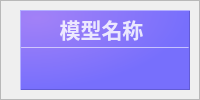
                <widget class="QFrame" name="frame_9">
                 <property name="frameShape">
                  <enum>QFrame::StyledPanel</enum>
                 </property>
                 <property name="frameShadow">
                  <enum>QFrame::Raised</enum>
                 </property>
                 <layout class="QHBoxLayout" name="horizontalLayout_25">
                  <property name="spacing">
                   <number>6</number>
                  </property>
                  <property name="leftMargin">
                   <number>0</number>
                  </property>
                  <property name="topMargin">
                   <number>9</number>
                  </property>
                  <property name="rightMargin">
                   <number>9</number>
                  </property>
                  <property name="bottomMargin">
                   <number>9</number>
                  </property>
                  <item>
                   <widget class="QLabel" name="modelLabel">
                    <property name="maximumSize">
                     <size>
                      <width>80</width>
                      <height>80</height>
                     </size>
                    </property>
                    <property name="text">
                     <string/>
                    </property>
                    <property name="pixmap">
                     <pixmap resource="YOLOSHOWUI.qrc">:/statusbar/images/newsize/modelBar.png</pixmap>
                    </property>
                    <property name="alignment">
                     <set>Qt::AlignCenter</set>
                    </property>
                   </widget>
                  </item>
                  <item>
                   <widget class="QFrame" name="Model_QF">
                    <property name="minimumSize">
                     <size>
                      <width>170</width>
                      <height>80</height>
                     </size>
                    </property>
                    <property name="maximumSize">
                     <size>
                      <width>170</width>
                      <height>80</height>
                     </size>
                    </property>
                    <property name="toolTipDuration">
                     <number>0</number>
                    </property>
                    <property name="styleSheet">
                     <string notr="true">QFrame#Model_QF{
color: rgb(255, 255, 255);
background-color: qradialgradient(cx:0, cy:0, radius:1, fx:0.1, fy:0.1, stop:0 rgb(162, 129, 247),  stop:1 rgb(119, 111, 252));
border: 1px outset rgb(98, 91, 213);
}
</string>
                    </property>
                    <property name="frameShape">
                     <enum>QFrame::StyledPanel</enum>
                    </property>
                    <property name="frameShadow">
                     <enum>QFrame::Raised</enum>
                    </property>
                    <layout class="QVBoxLayout" name="verticalLayout_13" stretch="0,2,1">
                     <property name="spacing">
                      <number>0</number>
                     </property>
                     <property name="leftMargin">
                      <number>0</number>
                     </property>
                     <property name="topMargin">
                      <number>0</number>
                     </property>
                     <property name="rightMargin">
                      <number>0</number>
                     </property>
                     <property name="bottomMargin">
                      <number>0</number>
                     </property>
                     <item>
                      <widget class="QFrame" name="Model_top">
                       <property name="styleSheet">
                        <string notr="true">border:none</string>
                       </property>
                       <property name="frameShape">
                        <enum>QFrame::StyledPanel</enum>
                       </property>
                       <property name="frameShadow">
                        <enum>QFrame::Raised</enum>
                       </property>
                       <layout class="QHBoxLayout" name="horizontalLayout_13">
                        <property name="spacing">
                         <number>0</number>
                        </property>
                        <property name="leftMargin">
                         <number>0</number>
                        </property>
                        <property name="topMargin">
                         <number>3</number>
                        </property>
                        <property name="rightMargin">
                         <number>7</number>
                        </property>
                        <property name="bottomMargin">
                         <number>3</number>
                        </property>
                        <item>
                         <widget class="QLabel" name="label_8">
                          <property name="maximumSize">
                           <size>
                            <width>16777215</width>
                            <height>30</height>
                           </size>
                          </property>
                          <property name="font">
                           <font>
                            <family>苹方字体</family>
                            <pointsize>16</pointsize>
                            <italic>false</italic>
                            <bold>true</bold>
                           </font>
                          </property>
                          <property name="styleSheet">
                           <string notr="true">color: rgba(255, 255,255, 210);
text-align:center;
</string>
                          </property>
                          <property name="midLineWidth">
                           <number>-1</number>
                          </property>
                          <property name="text">
                           <string>模型名称</string>
                          </property>
                          <property name="alignment">
                           <set>Qt::AlignCenter</set>
                          </property>
                          <property name="wordWrap">
                           <bool>false</bool>
                          </property>
                          <property name="indent">
                           <number>0</number>
                          </property>
                         </widget>
                        </item>
                       </layout>
                      </widget>
                     </item>
                     <item>
                      <widget class="Line" name="line_5">
                       <property name="maximumSize">
                        <size>
                         <width>16777215</width>
                         <height>1</height>
                        </size>
                       </property>
                       <property name="styleSheet">
                        <string notr="true">background-color: rgba(255, 255, 255, 89);</string>
                       </property>
                       <property name="orientation">
                        <enum>Qt::Horizontal</enum>
                       </property>
                      </widget>
                     </item>
                     <item>
                      <widget class="QFrame" name="Model_bottom">
                       <property name="styleSheet">
                        <string notr="true">border:none</string>
                       </property>
                       <property name="frameShape">
                        <enum>QFrame::StyledPanel</enum>
                       </property>
                       <property name="frameShadow">
                        <enum>QFrame::Raised</enum>
                       </property>
                       <layout class="QVBoxLayout" name="verticalLayout_14">
                        <property name="spacing">
                         <number>0</number>
                        </property>
                        <property name="leftMargin">
                         <number>0</number>
                        </property>
                        <property name="topMargin">
                         <number>6</number>
                        </property>
                        <property name="rightMargin">
                         <number>0</number>
                        </property>
                        <property name="bottomMargin">
                         <number>6</number>
                        </property>
                        <item alignment="Qt::AlignTop">
                         <widget class="QLabel" name="Model_label">
                          <property name="minimumSize">
                           <size>
                            <width>0</width>
                            <height>30</height>
                           </size>
                          </property>
                          <property name="maximumSize">
                           <size>
                            <width>16777215</width>
                            <height>30</height>
                           </size>
                          </property>
                          <property name="font">
                           <font>
                            <family>Microsoft YaHei UI</family>
                            <pointsize>15</pointsize>
                            <italic>false</italic>
                            <bold>false</bold>
                            <underline>false</underline>
                           </font>
                          </property>
                          <property name="styleSheet">
                           <string notr="true">color: rgb(255, 255, 255);
font: 15pt &quot;Microsoft YaHei UI&quot;;
</string>
                          </property>
                          <property name="text">
                           <string/>
                          </property>
                          <property name="alignment">
                           <set>Qt::AlignCenter</set>
                          </property>
                         </widget>
                        </item>
                       </layout>
                      </widget>
                     </item>
                    </layout>
                   </widget>
                  </item>
                 </layout>
                </widget>
